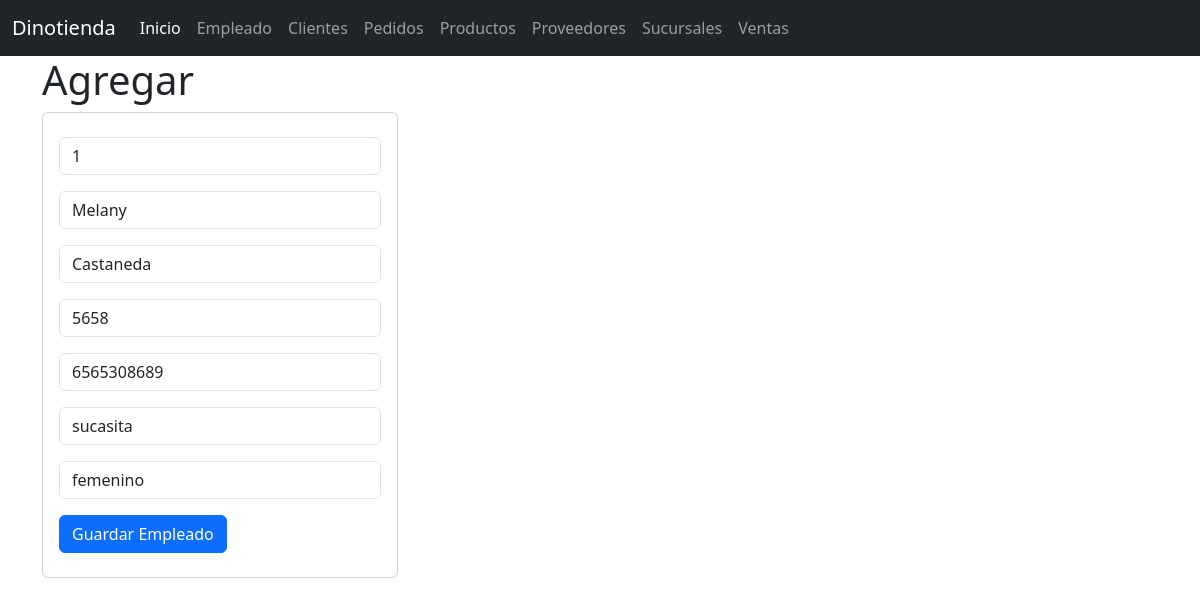
Page /seleccionarEmpleados/1 on the committed database.
### empleados_app/models.py (models this page shows, shortened)
class Empleados(models.Model):
    ide=models.CharField(primary_key=True,max_length=6)
    nombre=models.CharField(max_length=100)
    apellido=models.CharField(max_length=100)
    sueldo=models.CharField(max_length=50)
    celular=models.CharField(max_length=40)
    direccion=models.CharField(max_length=30)
    sexo=models.CharField(max_length=30)

### empleados_app/views.py (the view)
# urls.py: path("seleccionarEmpleados/<ide>",views.seleccionarEmpleados,name="seleccionarEmpleados"),
def seleccionarEmpleados(request,ide):
    Empleado=Empleados.objects.get(ide=ide)
    return render(request,"editarEmpleados.html",{'misempleados':Empleado})

### empleados_app/templates/editarEmpleados.html
{% extends "base.html" %}
{% block cuerpo %}
  <div class="row">
   <div class="col-sm-12 col-md-4 col-lg-4 col-xl-4">
     <h1>Agregar</h1>
     <div class="card">
      <div class="card-body">
        <form action="/editarEmpleados/" method="POST">{% csrf_token %}
          <div class="form-group py-2">
            <input type="text" id="txtide" name="txtide" class="form-control"
            placeholder="ID_Empleados" value="{{misempleados.ide}}" minlength="1"  maxlength="6" readonly required>
          </div>
          <div class="form-group py-2">
            <input type="text" id="txtnombre" name="txtnombre" class="form-control"
            value="{{misempleados.nombre}}"  minlength="1"  maxlength="100" required>
          </div>
          <div class="form-group py-2">
            <input type="text" id="txtapellido" name="txtapellido" class="form-control"
            value="{{misempleados.apellido}}"  minlength="1" maxlength="100"  required>
          </div>
          <div class="form-group py-2">
            <input type="text" id="txtsueldo" name="txtsueldo" class="form-control"
            value="{{misempleados.sueldo}}"  minlength="1" maxlength="100"  required>
          </div>
          <div class="form-group py-2">
            <input type="text" id="txtcelular" name="txtcelular" class="form-control"
            value="{{misempleados.celular}}"  minlength="1" maxlength="100"  required>
          </div>
          <div class="form-group py-2">
            <input type="text" id="txtdireccion" name="txtdireccion" class="form-control"
            value="{{misempleados.direccion}}"  minlength="1" maxlength="100"  required>
          </div>
          <div class="form-group py-2">
            <input type="text" id="txtsexo" name="txtsexo" class="form-control"
            value="{{misempleados.sexo}}"  minlength="1" maxlength="100"  required>
          </div>
          <div class="form-group py-2">
            <button type="submit" class="btn btn-primary">Guardar Empleado</button>
          </div>
        </form>
      </div>
    </div>
   </div>
{% endblock %}

### rows in the picture
Empleados: txtide "1", txtnombre "Melany", txtapellido "Castaneda", txtsueldo "5658", txtcelular "6565308689", txtdireccion "sucasita", txtsexo "femenino"
